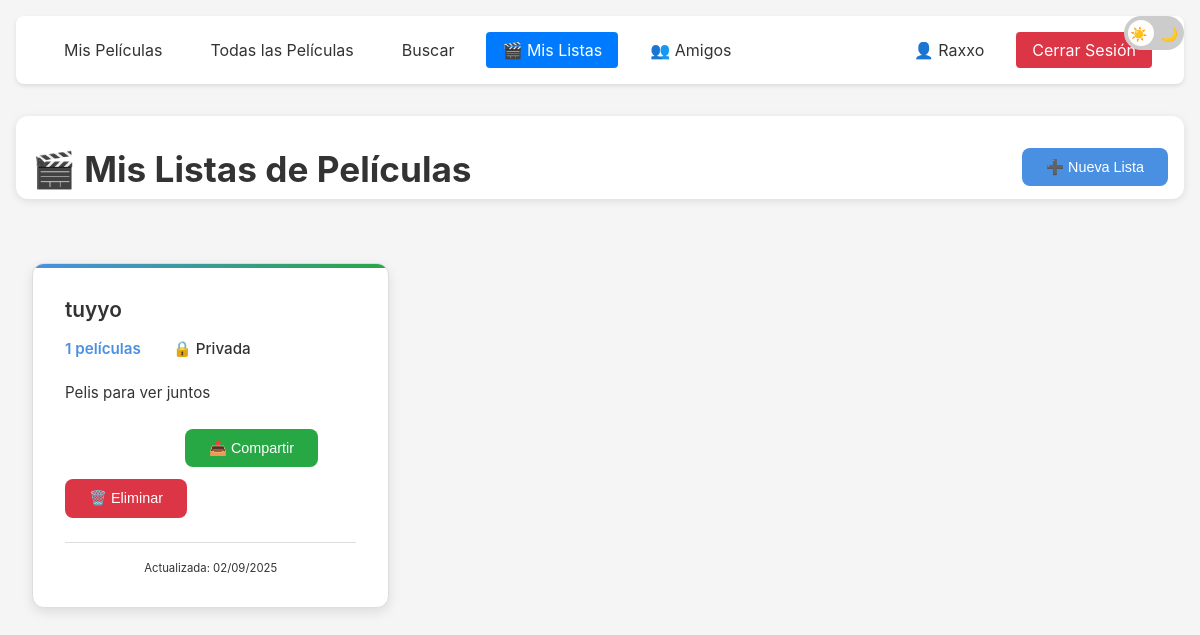
The page /listas (signed in) on the database its author committed.
### models/user_model.py (models this page shows, shortened)
class User(UserMixin):
    id = None
    username = None
    password = None
    created_at = None
    downloads = None

        class UserModel(User, db.Model):
            __tablename__ = 'user'
            id = db.Column(db.Integer, primary_key=True)
            username = db.Column(db.String(80), unique=True, nullable=False)
            password = db.Column(db.String(120), nullable=False)
            created_at = db.Column(db.DateTime, default=datetime.utcnow)
            full_name = db.Column(db.String(200))
            email = db.Column(db.String(120), unique=True)
            bio = db.Column(db.Text)
            avatar_url = db.Column(db.String(500))
            location = db.Column(db.String(100))
            birth_date = db.Column(db.Date)
            is_public = db.Column(db.Boolean, default=True)
            show_stats = db.Column(db.Boolean, default=True)
            email_notifications = db.Column(db.Boolean, default=True)
            downloads = db.relationship('Download', backref='user', lazy=True)
            movie_lists = db.relationship('MovieList', backref='creator', lazy=True)

        class MovieList(db.Model):
            __tablename__ = 'movie_list'
            id = db.Column(db.Integer, primary_key=True)
            title = db.Column(db.String(200), nullable=False)
            description = db.Column(db.Text)
            share_code = db.Column(db.String(32), unique=True, nullable=False, default=lambda: uuid.uuid4().hex)
            is_public = db.Column(db.Boolean, default=False)
            created_at = db.Column(db.DateTime, default=datetime.utcnow)
            updated_at = db.Column(db.DateTime, default=datetime.utcnow, onupdate=datetime.utcnow)
            creator_id = db.Column(db.Integer, db.ForeignKey('user.id'), nullable=False)
            movies = db.relationship('MovieListItem', backref='movie_list', lazy=True, cascade='all, delete-orphan')

### app.py (the view)
@app.route('/listas')
@login_required
def movie_lists():
    user_lists = MovieList.query.filter_by(creator_id=current_user.id).order_by(MovieList.updated_at.desc()).all()
    return render_template('movie_lists.html', lists=user_lists)

### app.py (called while the page is built)
@login_manager.user_loader
def load_user(user_id):
    return UserModel.query.get(int(user_id))

### templates/movie_lists.html (shortened to what this page needs)
{% extends "base.html" %}
{% block styles %}
<link rel="stylesheet" href="{{ url_for('static', filename='css/lists.css') }}">
{% endblock %}
{% block content %}
<div class="page-header">
    <h1 class="page-title">🎬 Mis Listas de Películas</h1>
    <div class="page-actions">
        <button id="newListBtn" class="btn btn-primary">
            ➕ Nueva Lista
        </button>
    </div>
</div>
<div class="lists-grid">
    {% if lists %}
        {% for list in lists %}
        <div class="list-card">
            <div class="list-header">
                <h3 class="list-title">{{ list.title }}</h3>
                <div class="list-meta">
                    <span class="movie-count">{{ list.movies|length }} películas</span>
                    <span class="visibility {% if list.is_public %}public{% else %}private{% endif %}">
                        {% if list.is_public %}🌐 Pública{% else %}🔒 Privada{% endif %}
                    </span>
                </div>
            </div>
            {% if list.description %}
            <p class="list-description">{{ list.description }}</p>
            {% endif %}
            <div class="list-actions">
                <a href="{{ url_for('view_movie_list', list_id=list.id) }}" class="btn btn-secondary">Ver Lista</a>
                <button class="btn btn-success share-btn" data-share-code="{{ list.share_code }}">
                    📤 Compartir
                </button>
                <button class="btn btn-danger delete-list-btn" data-list-id="{{ list.id }}">
                    🗑️ Eliminar
                </button>
            </div>
            <div class="list-footer">
                <small>Actualizada: {{ list.updated_at.strftime('%d/%m/%Y') }}</small>
            </div>
        </div>
        {% endfor %}
    {% endif %}
</div>
{% endblock %}

### templates/base.html (shortened to what this page needs)
<!DOCTYPE html>
<html>
<head>
    <link rel="stylesheet" href="{{ url_for('static', filename='css/style.css') }}">
    <link rel="stylesheet" href="{{ url_for('static', filename='css/main.css') }}">
    <link rel="stylesheet" href="{{ url_for('static', filename='css/search.css') }}">
    {% block styles %}{% endblock %}
</head>
<body>
    <div class="theme-switch-wrapper">
        <label class="theme-switch" for="checkbox">
            <div class="slider round">
                <span class="slider-icon sun">☀️</span>
                <span class="slider-icon moon">🌙</span>
            </div>
        </label>
    </div>
    <div class="container">
        <nav class="navbar">
            <div class="nav-left">
                <a href="/" class="nav-link {% if request.endpoint == 'index' %}active{% endif %}">Mis Películas</a>
                <a href="/all" class="nav-link {% if request.endpoint == 'all_movies' %}active{% endif %}">Todas las Películas</a>
                <a href="/search" class="nav-link {% if request.endpoint == 'search' %}active{% endif %}">Buscar</a>
                {% if current_user.is_authenticated %}
                <a href="/listas" class="nav-link {% if request.endpoint == 'movie_lists' or request.endpoint == 'view_movie_list' or request.endpoint == 'new_movie_list' %}active{% endif %}">🎬 Mis Listas</a>
                <a href="/amigos" class="nav-link {% if request.endpoint == 'friends' or request.endpoint == 'friend_downloads' or request.endpoint == 'friend_lists' %}active{% endif %}">👥 Amigos</a>
                {% endif %}
            </div>
            <div class="nav-right">
                {% if current_user.is_authenticated %}
                    <a href="/perfil" class="nav-link {% if request.endpoint == 'profile' or request.endpoint == 'edit_profile' %}active{% endif %}" title="Mi Perfil">👤 {{ current_user.username }}</a>
                    <a href="{{ url_for('logout') }}" class="nav-link logout-btn">Cerrar Sesión</a>
                {% else %}
                    <a href="{{ url_for('login') }}" class="nav-link">Iniciar Sesión</a>
                    <a href="{{ url_for('register') }}" class="nav-link">Registrarse</a>
                {% endif %}
            </div>
        </nav>
        {% block content %}{% endblock %}
    </div>
</body>
</html>

### static/css/style.css (style rules this page uses)
:root { --bg-color: #f5f5f5; --text-color: #333; --card-bg: #fff; --border-color: #ddd; --primary-color: #007bff; --hover-color: #0056b3; --secondary-bg: #f8f9fa; }
body { margin: 0; padding: 0; font-family: -apple-system, BlinkMacSystemFont, "Segoe UI", Roboto, "Helvetica Neue", Arial, sans-serif; background-color: var(--bg-color); color: var(--text-color); transition: background-color 0.3s ease; }
.page-title { font-size: 2rem; color: var(--text-color); text-align: center; margin: 2rem 0; font-weight: 600; }
.container { max-width: 1200px; margin: 0 auto; padding: 1rem; }
.navbar { display: flex; justify-content: space-between; align-items: center; padding: 1rem 2rem; margin-bottom: 2rem; background-color: var(--card-bg); border-radius: 8px; box-shadow: 0 2px 4px rgba(0, 0, 0, 0.1); }
.nav-left, .nav-right { display: flex; gap: 1rem; align-items: center; }
.nav-link { color: var(--text-color); text-decoration: none; padding: 0.5rem 1rem; border-radius: 4px; transition: all 0.2s ease; }
.nav-link:hover, .nav-link.active { background-color: var(--primary-color); color: white; }
.logout-btn { background-color: #dc3545; color: white; }

### static/css/main.css (style rules this page uses)
.theme-switch-wrapper { position: fixed; top: 1rem; right: 1rem; z-index: 100; }
.theme-switch { display: inline-block; height: 34px; position: relative; width: 60px; }
.slider { background-color: #ccc; bottom: 0; cursor: pointer; left: 0; position: absolute; right: 0; top: 0; transition: .4s; border-radius: 34px; }
.slider:before { background-color: #fff; bottom: 4px; content: ""; height: 26px; left: 4px; position: absolute; transition: .4s; width: 26px; border-radius: 50%; }
.slider-icon { position: absolute; top: 50%; transform: translateY(-50%); font-size: 14px; }
.sun { left: 6px; }
.moon { right: 6px; }
a { color: var(--primary-color); text-decoration: none; }
.page-header { display: flex; justify-content: space-between; align-items: center; margin-bottom: 2rem; padding: 1rem; background-color: var(--card-bg); border-radius: 12px; box-shadow: 0 2px 8px rgba(0, 0, 0, 0.1); }
.page-title { margin: 0; color: var(--text-color); font-size: 1.8rem; font-weight: 600; }
.page-actions { display: flex; align-items: center; gap: 1rem; flex-wrap: wrap; }

### rows shown on the page
UserModel: username "Raxxo"
MovieList: title "tuyyo", movies|length "1", is_public "🔒 Privada", description "Pelis para ver juntos", updated_at "02/09/2025"
